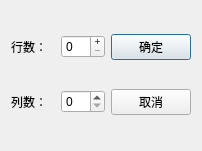
<?xml version="1.0" encoding="UTF-8"?>
<ui version="4.0">
 <class>Dialogtable</class>
 <widget class="QDialog" name="Dialogtable">
  <property name="geometry">
   <rect>
    <x>0</x>
    <y>0</y>
    <width>202</width>
    <height>151</height>
   </rect>
  </property>
  <property name="windowTitle">
   <string>设置表格大小</string>
  </property>
  <layout class="QGridLayout" name="gridLayout">
   <item row="0" column="0">
    <widget class="QLabel" name="label">
     <property name="text">
      <string>行数：</string>
     </property>
    </widget>
   </item>
   <item row="0" column="1">
    <widget class="QSpinBox" name="spinBox">
     <property name="wrapping">
      <bool>false</bool>
     </property>
     <property name="buttonSymbols">
      <enum>QAbstractSpinBox::ButtonSymbols::PlusMinus</enum>
     </property>
     <property name="stepType">
      <enum>QAbstractSpinBox::StepType::DefaultStepType</enum>
     </property>
    </widget>
   </item>
   <item row="0" column="2">
    <widget class="QPushButton" name="pushButton">
     <property name="text">
      <string>确定</string>
     </property>
     <property name="icon">
      <iconset resource="qrc.qrc">
       <normaloff>:/qrc/确定.png</normaloff>:/qrc/确定.png</iconset>
     </property>
    </widget>
   </item>
   <item row="1" column="0">
    <widget class="QLabel" name="label_2">
     <property name="text">
      <string>列数：</string>
     </property>
    </widget>
   </item>
   <item row="1" column="1">
    <widget class="QSpinBox" name="spinBox_2"/>
   </item>
   <item row="1" column="2">
    <widget class="QPushButton" name="pushButton_2">
     <property name="text">
      <string>取消</string>
     </property>
     <property name="icon">
      <iconset resource="qrc.qrc">
       <normaloff>:/qrc/取消.png</normaloff>:/qrc/取消.png</iconset>
     </property>
    </widget>
   </item>
  </layout>
 </widget>
 <resources>
  <include location="qrc.qrc"/>
 </resources>
 <connections>
  <connection>
   <sender>pushButton_2</sender>
   <signal>clicked()</signal>
   <receiver>Dialogtable</receiver>
   <slot>reject()</slot>
   <hints>
    <hint type="sourcelabel">
     <x>165</x>
     <y>101</y>
    </hint>
    <hint type="destinationlabel">
     <x>100</x>
     <y>75</y>
    </hint>
   </hints>
  </connection>
 </connections>
</ui>
